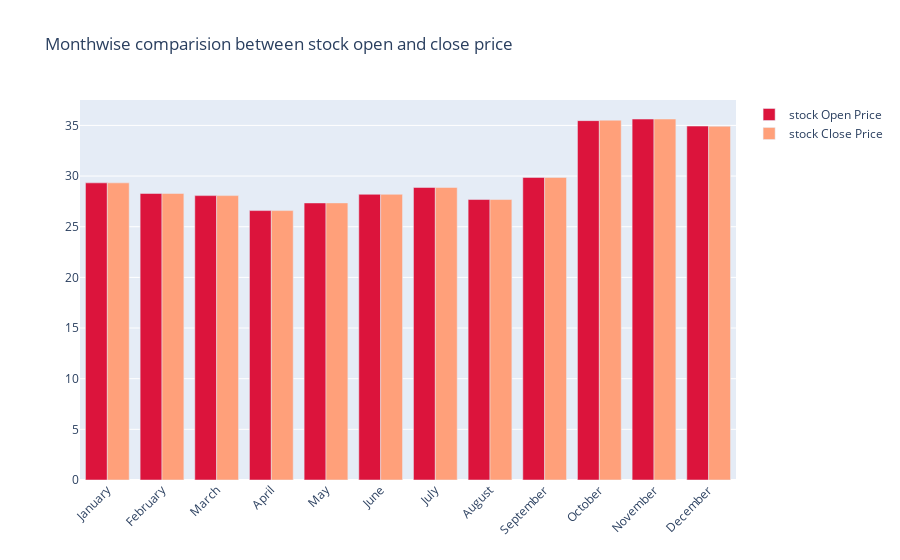

Notebook code for this chart:
### Code cell
fig = go.Figure()

fig.add_trace(go.Bar(
    x=monthvise.index,
    y=monthvise['Open'],
    name='stock Open Price',
    marker_color='crimson'
))
fig.add_trace(go.Bar(
    x=monthvise.index,
    y=monthvise['Close'],
    name='stock Close Price',
    marker_color='lightsalmon'
))

fig.update_layout(barmode='group', xaxis_tickangle=-45, 
                  title='Monthwise comparision between stock open and close price')
fig.show()

### Figure 1 — Plotly figure (JSON) as saved in the notebook; plotly's stock layout.template omitted (floating-point values rounded to 4 significant figures)
{"data": [{"marker": {"color": "crimson"}, "name": "stock Open Price", "type": "bar", "x": ["January", "February", "March", "April", "May", "June", "July", "August", "September", "October", "November", "December"], "y": [29.33, 28.28, 28.07, 26.59, 27.35, 28.2, 28.88, 27.68, 29.87, 35.47, 35.63, 34.94]}, {"marker": {"color": "lightsalmon"}, "name": "stock Close Price", "type": "bar", "x": ["January", "February", "March", "April", "May", "June", "July", "August", "September", "October", "November", "December"], "y": [29.33, 28.28, 28.07, 26.59, 27.35, 28.2, 28.88, 27.68, 29.87, 35.51, 35.63, 34.92]}], "layout": {"barmode": "group", "title": {"text": "Monthwise comparision between stock open and close price"}, "xaxis": {"tickangle": -45}}}
